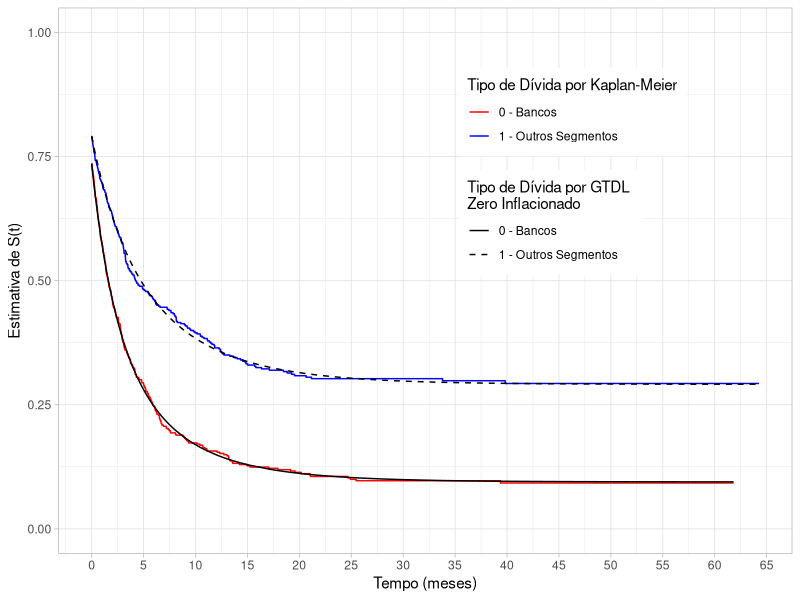
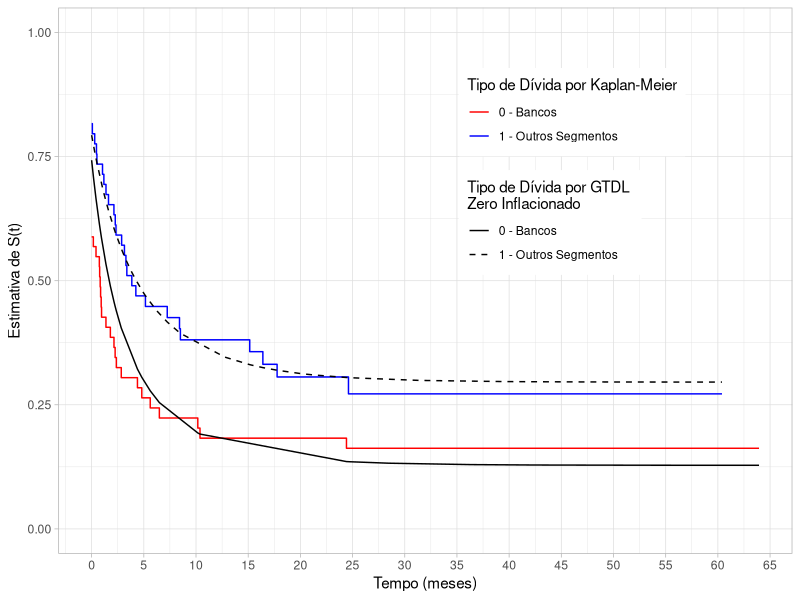

Reproduce these figures in R, in order.


# first version ---------------------------------------------------------------



veroZero <- function(w, gamma) {
    
    W0 <- as.matrix(w[w$tempo == 0, 2:ncol(w)])
    W <- as.matrix(w[w$tempo > 0, 2:ncol(w)])
    aux1 <- sum((W0%*%gamma)) - sum(log( 1 + exp(W0%*%gamma))) - sum(log(1 + exp(W%*%gamma)))
    return(-aux1)
}

veroGTDL <- function(x, par) {
    
    alpha <- par[1]
    lambda <- exp(par[2])
    theta <- exp(par[3])
    beta <- par[4:length(par)]
    
    X <- as.matrix(x[x$tempo > 0, 3:ncol(x)])
    cens <- x[x$tempo > 0,1]
    tempo <- x[x$tempo > 0,2]
    
    aux2 <- log(lambda)*sum(cens) +
        sum( cens*(alpha*tempo + X%*%beta)) -
        sum( cens*log( 1 + exp(alpha*tempo + X%*%beta) ) ) - 
        sum( (cens + (1/theta))*log( 1 + ((theta*lambda/alpha)*log( (1 + exp(alpha*tempo + X%*%beta))/(1 + exp(X%*%beta)) )) ) )
    return(-aux2)
}


sobrevGTDLv1 <- function(t, x, par) {
    
    gamma <- par[1:2]
    alpha <- par[3]
    lambda <- par[4]
    theta <- par[5]
    beta <- par[6]
    
    tempo <- t
    X <- as.matrix(x)
    X0 <- matrix(data = c(rep(1,nrow(X)),X), nrow = nrow(X), ncol = 2)
    
    st <- (1/(1 + exp(X0%*%gamma) )) * (1 + ( (lambda*theta/alpha) * log( (1 + exp(alpha*tempo + X%*%beta) )/(1 + exp(X%*%beta))) ) )^(-1/theta)
    return(st)
}


p0f <- function(w, gamma) {
    
    w <- as.matrix(w)
    W <- matrix(data = c(rep(1,nrow(w)),w), nrow = nrow(w), ncol = 2)
    
    p <- exp(W%*%gamma)/(1+exp(W%*%gamma))
    return(p)
}

p1f <- function(x, par) {
    gamma <- par[1:2]
    alpha <- par[3]
    lambda <- par[4]
    theta <- par[5]
    beta1 <- par[6]
    
    X <- as.matrix(x)
    W <- matrix(data = c(rep(1,nrow(X)),X), nrow = nrow(X), ncol = 2)
    
    p = (1/(1+exp(W%*%gamma))) * (1 + ((lambda*theta)/alpha)*log(1/(1+exp(X%*%beta1))) )^(-1/theta)
    return(p)
}

froot <- function(t,x,par,u) sobrevGTDLv1(t,x,par) - 1 + u


set.seed(2024)
n = 1000
X = rbinom(n, size = 1, prob = 0.5)
epar = c(-1.0293802, -0.3018615, -0.1403741,  0.4924747,  0.3988917, -0.9315740)
e0par = c(-1.0293802, -0.3018615)
alpha = rep(c(-0.1403741),n)
p0 = p0f(X, gamma = e0par)
p1 = p1f(X, par = epar)


t <- numeric()
delta <- numeric()

for (i in 1:n) {
    
    u1 <- runif(1,0,1)
    u2 <- runif(1, min = p0[i], max = (1-p1[i]))
    u3 <- runif(1, min = p0[i], max = 1)
    #cat("u1= ", u1, "u2= ", u2, "u3=", u3, )
    tf <- ifelse(test = alpha[i] < 0,
                 yes = ifelse(test = u1 < p0[i],
                              yes = 0,
                              no = ifelse(test = (1 - p1[i]) < u1,
                                          yes = Inf,
                                          no = uniroot(f = froot, x=X[i], u=u2,
                                                       par = epar, maxiter = 10000,
                                                       interval = c(0,1080), 
                                                       extendInt = "yes")$root
                              )
                 ),
                 no = ifelse(test = u1 < p0[i] , 
                             yes = 0, 
                             no = uniroot(f = froot, x=X[i], u = u3,
                                          par = c(-1.0293802, -0.3018615, 
                                                  0.1403741,  0.4924747,  
                                                  0.3988917, -0.9315740), 
                                          maxiter = 10000, interval = c(0,1080),
                                          extendInt = "yes")$root)
    )
    tf <- as.numeric(tf)
    tc <- runif(1, 0, 65)
    t[i] <- min(tf,tc)
    
    delta[i] <- ifelse(t[i] == tf, 1, 0)
    
}



library(survival)
library(ggplot2)

# processo de estimação dos parâmetros
dadoSimul <- data.frame(cens = delta, tempo = t, X)
data0 <- data.frame(tempo = dadoSimul$t, x0 = rep(1,nrow(dadoSimul)),
                    X = dadoSimul$X)

emvg <- optim(par=c(-0.2,1,0.5,-1.5), veroGTDL, x=dadoSimul, hessian = TRUE);emvg
egpar <- c(emvg$par[1], exp(emvg$par[2]), exp(emvg$par[3]), emvg$par[4])
emv0 <- optim(par=c(1,1), veroZero, w=data0, hessian = TRUE);emv0
e0par <- c(emv0$par[1], emv0$par[2])
epar <- c(e0par, egpar); epar

ekm <- survfit(Surv(time = tempo, event = cens) ~ X, data = dadoSimul)
ekm_df <- data.frame(tempo = ekm$time,
                     km = ekm$surv,
                     covar = c(rep(0,ekm$strata[1]),rep(1,ekm$strata[2])) )

gtdl_df <- data.frame(tempo = t,covar = X)
#gtdl_df <- data.frame(tempo = rep(seq(0,60,1),2),covar = c(rep(0,61),rep(1,61)))
gtdl_df$surv <- sobrevGTDLv1(t = gtdl_df$tempo ,x = gtdl_df$covar, par = epar)


ggplot(data = ekm_df, mapping = aes(x = tempo, y = km)) +
    geom_step(aes(color = as.factor(covar))) +
    geom_line(data = gtdl_df, aes(x = tempo, y = surv, linetype = as.factor(covar))) +
    labs(x="Tempo (meses)", y="Estimativa de S(t)", 
         color="Tipo de Dívida por Kaplan-Meier",
         linetype="Tipo de Dívida por GTDL \nZero Inflacionado") +
    scale_color_manual(labels = c("0 - Bancos", "1 - Outros Segmentos"),
                       values = c("red","blue")) +
    scale_linetype_manual(labels = c("0 - Bancos", "1 - Outros Segmentos"),
                          values = c(1,2)) +
    ylim(0:1) + scale_x_continuous(breaks = seq(0,90,5)) +
    theme_light() + 
    theme(legend.position = c(0.7,0.7),
          legend.background = element_rect(color = "white"))



# final version -----------------------------------------------------------

rm(list = ls())

library(survival)
library(ggplot2)
library(msm)


veroZero <- function(w, gamma) {
    
    W0 <- as.matrix(w[w$tempo == 0, 2:ncol(w)])
    W <- as.matrix(w[w$tempo > 0, 2:ncol(w)])
    aux1 <- sum((W0%*%gamma)) - sum(log( 1 + exp(W0%*%gamma))) - sum(log(1 + exp(W%*%gamma)))
    return(-aux1)
}

veroGTDL <- function(x, par) {
    
    alpha <- par[1]
    lambda <- exp(par[2])
    theta <- exp(par[3])
    beta <- par[4]
    
    cens <- x[x$tempo > 0,1]
    tempo <- x[x$tempo > 0,2]
    X <- as.matrix(x[x$tempo > 0,3])
    
    aux2 <- log(lambda)*sum(cens) +
        sum( cens*(alpha*tempo + X%*%beta)) -
        sum( cens*log( 1 + exp(alpha*tempo + X%*%beta) ) ) - 
        sum( (cens + (1/theta))*log( 1 + ((theta*lambda/alpha)*log( (1 + exp(alpha*tempo + X%*%beta))/(1 + exp(X%*%beta)) )) ) )
    return(-aux2)
}


sobrevGTDLv1 <- function(t, x, par) {
    
    gamma <- par[1:2]
    alpha <- par[3]
    lambda <- par[4]
    theta <- par[5]
    beta <- par[6]
    
    tempo <- t
    X <- as.matrix(x)
    X0 <- matrix(data = c(rep(1,nrow(X)),X), nrow = nrow(X), ncol = 2)
    
    st <- (1/(1 + exp(X0%*%gamma) )) * (1 + ( (lambda*theta/alpha) * log( (1 + exp(alpha*tempo + X%*%beta) )/(1 + exp(X%*%beta))) ) )^(-1/theta)
    return(st)
}


p0f <- function(w, gamma) {
    
    w <- as.matrix(w)
    W <- matrix(data = c(rep(1,nrow(w)),w), nrow = nrow(w), ncol = 2)
    
    p <- exp(W%*%gamma)/(1+exp(W%*%gamma))
    return(p)
}

p1f <- function(x, par) {
    gamma <- par[1:2]
    alpha <- par[3]
    lambda <- par[4]
    theta <- par[5]
    beta1 <- par[6]
    
    X <- as.matrix(x)
    W <- matrix(data = c(rep(1,nrow(X)),X), nrow = nrow(X), ncol = 2)
    
    p = (1/(1+exp(W%*%gamma))) * (1 + ((lambda*theta)/alpha)*log(1/(1+exp(X%*%beta1))) )^(-1/theta)
    return(p)
}

froot <- function(t,x,par,u) sobrevGTDLv1(t,x,par) - 1 + u


set.seed(2024)
n = 100
X = rbinom(n, size = 1, prob = 0.5)
p0 = p0f(X, gamma = c(-1.029,-0.302))
p1 = p1f(X, par = c(-1.029,-0.302,-0.140,0.492,0.399,-0.932))


t <- numeric()
delta <- numeric()
epar = sd <- matrix(nrow = 1000, ncol = 6)
ic_gamma0 = ic_gamma1 = ic_alpha = ic_beta1 = ic_lambda = ic_theta = numeric()
contador = numeric(6)


for (j in 1:1000) {
    
    # processo de geração dos tempos
    for (i in 1:n) {
        
        u1 <- runif(1,0,1)
        u2 <- runif(1, min = p0[i], max = (1-p1[i]))
        
        tf <- ifelse(test = u1 < p0[i],
                     yes = 0,
                     no = ifelse(test = (1 - p1[i]) < u1,
                                 yes = Inf,
                                 no = uniroot(f = froot, x=X[i], u=u2,
                                              par = c(-1.029,-0.302,-0.140,
                                                      0.492,0.399,-0.932),
                                              interval = c(0,1080))$root
                     )
        )
        
        tf <- as.numeric(tf)
        tc <- runif(1, 0, 65)
        t[i] <- min(tf,tc)
        
        delta[i] <- ifelse(t[i] == tf, 1, 0)
    }
    
    # processo de estimação dos parâmetros
    dadoSimulado <- data.frame(cens = delta, tempo = t, x1 = X)
    dado0 <- data.frame(tempo = t, w0 = rep(1,n), w1 = X)
    
    emvg <- optim(par=c(-0.1,-0.5,-0.5,1), veroGTDL, x=dadoSimulado, hessian = TRUE, method = "BFGS")
    egpar <- c(emvg$par[1], exp(emvg$par[2]), exp(emvg$par[3]), emvg$par[4])
    emv0 <- optim(par=c(1,1), veroZero, w=dado0, hessian = TRUE)
    e0par <- c(emv0$par[1], emv0$par[2])
    epar[j,] <- c(e0par, egpar)
    sd0 <- sqrt(diag(solve(emv0$hessian)))
    sdg <- sqrt(diag(solve(emvg$hessian)))
    #sd[j,] = c(sd0,sdg)
    
    
    # intervalos de confiança
    
    ic_gamma0[1] <- round(e0par[1] -qnorm(0.975)*sd0[1],3)
    ic_gamma0[2] <- round(e0par[1] +qnorm(0.975)*sd0[1],3)
    g0p <- ifelse(test = ic_gamma0[1] <= -1.029 & -1.029 <= ic_gamma0[2], yes = 1, no = 0)
    contador[1] <- contador[1] + g0p
    
    ic_gamma1[1] <- round(e0par[2] -qnorm(0.975)*sd0[2],3)
    ic_gamma1[2] <- round(e0par[2] +qnorm(0.975)*sd0[2],3)
    g1p <- ifelse(test = ic_gamma1[1] <= -0.302 & -0.302 <= ic_gamma1[2], yes = 1, no = 0)
    contador[2] <- contador[2] + g1p
    
    ic_alpha[1] <- round(egpar[1] -qnorm(0.975)*sdg[1],3)
    ic_alpha[2] <- round(egpar[1] +qnorm(0.975)*sdg[1],3)
    ap <- ifelse(test = ic_alpha[1] <= -0.140 & -0.140 <= ic_alpha[2], yes = 1, no = 0)
    contador[3] <- contador[3] + ap
    
    ic_beta1[1] <- round(egpar[4] -qnorm(0.975)*sdg[4],3)
    ic_beta1[2] <- round(egpar[4] +qnorm(0.975)*sdg[4],3)
    b1p <- ifelse(test = ic_beta1[1] <= -0.932 & -0.932 <= ic_beta1[2], yes = 1, no = 0)
    contador[6] <- contador[6] + b1p
    
    # desvio padrão pelo método delta
    sd <- deltamethod(g = ~ exp(x1), mean = emvg$par[2], cov = solve(emvg$hessian)[2,2])
    ic_lambda[1] <- round(egpar[2] -qnorm(0.975)*sd,3)
    ic_lambda[2] <- round(egpar[2] +qnorm(0.975)*sd,3)
    lp <- ifelse(test = ic_lambda[1] <= 0.492 & 0.492 <= ic_lambda[2], yes = 1, no = 0)
    contador[4] <- contador[4] + lp
    
    # desvio padrão pelo método delta
    sd <- deltamethod(g = ~ exp(x1), mean = emvg$par[3], cov = solve(emvg$hessian)[3,3])
    ic_theta[1] <- round(egpar[3] -qnorm(0.975)*sd,3)
    ic_theta[2] <- round(egpar[3] +qnorm(0.975)*sd,3)
    tp <- ifelse(test = ic_theta[1] <= 0.399 & 0.399 <= ic_theta[2], yes = 1, no = 0)
    contador[5] <- contador[5] + tp
    
    
}


# análise gráfica
eppar <- c(mean(epar[,1]),mean(epar[,2]),mean(epar[,3]),mean(epar[,4]),
           mean(epar[,5]),mean(epar[,6]))

ekm <- survfit(Surv(time = tempo, event = cens) ~ X, data = dadoSimulado)
ekm_df <- data.frame(tempo = ekm$time, km = ekm$surv,
                     covar = c(rep(0,ekm$strata[1]),rep(1,ekm$strata[2])) )

dadoSimulado$gtdl_surv <- sobrevGTDLv1(t = dadoSimulado$tempo, x = dadoSimulado$x1, par = eppar)


ggplot(data = ekm_df, mapping = aes(x = tempo, y = km)) +
    geom_step(aes(color = as.factor(covar))) +
    geom_line(data = dadoSimulado, aes(x = tempo, y = gtdl_surv, linetype = as.factor(x1))) +
    labs(x="Tempo (meses)", y="Estimativa de S(t)", 
         color="Tipo de Dívida por Kaplan-Meier",
         linetype="Tipo de Dívida por GTDL \nZero Inflacionado") +
    scale_color_manual(labels = c("0 - Bancos", "1 - Outros Segmentos"),
                       values = c("red","blue")) +
    scale_linetype_manual(labels = c("0 - Bancos", "1 - Outros Segmentos"),
                          values = c(1,2)) +
    ylim(0:1) + scale_x_continuous(breaks = seq(0,90,5)) +
    theme_light() + 
    theme(legend.position = c(0.7,0.7),
          legend.background = element_rect(color = "white"))


# estimativas pontuais

Vies <- matrix(nrow = 6, ncol = 3)
Variancia <- matrix(nrow = 6, ncol = 3)
EQM <- matrix(nrow = 6, ncol = 3)
PC <- matrix(nrow = 6, ncol = 3)
real <- c(-1.029,-0.302,-0.140,0.492,0.399,-0.932)

vies <- function(xpars, parametro) mean(xpars) - parametro
eqm <- function(xpars, parametro) sum((xpars-parametro)^2)/1000


for (k in 1:6) {
    
    Vies[k,1] <- round(vies(xpars = epar[,k], parametro = real[k]),3)
    EQM[k,1] <- round(eqm(xpars = epar[,k], parametro = real[k]),3)
    Variancia[k,1] <- round(var(epar[,k]),3)
    PC[k,1] <- contador[k]/1000
}
